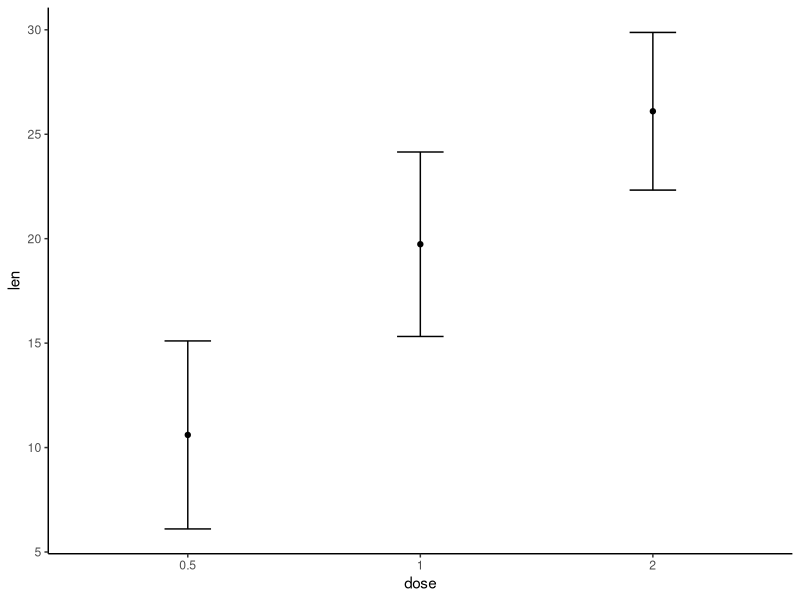
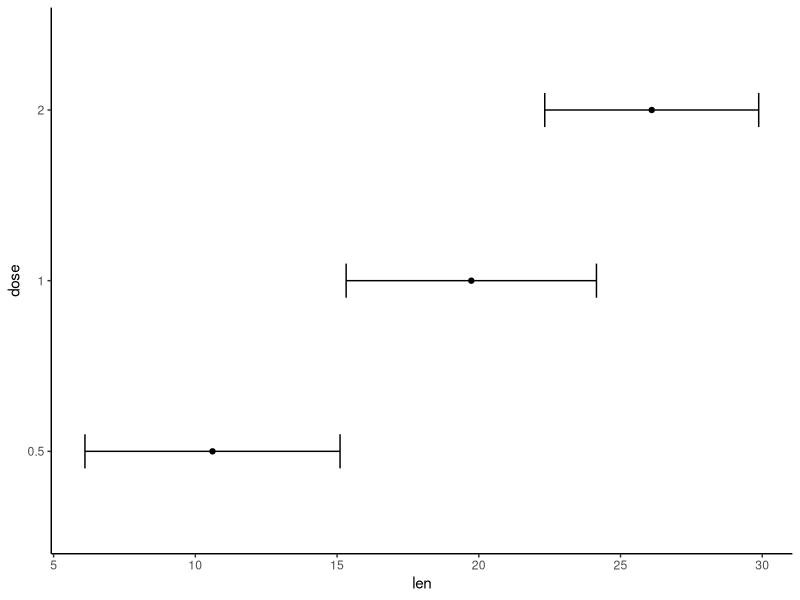
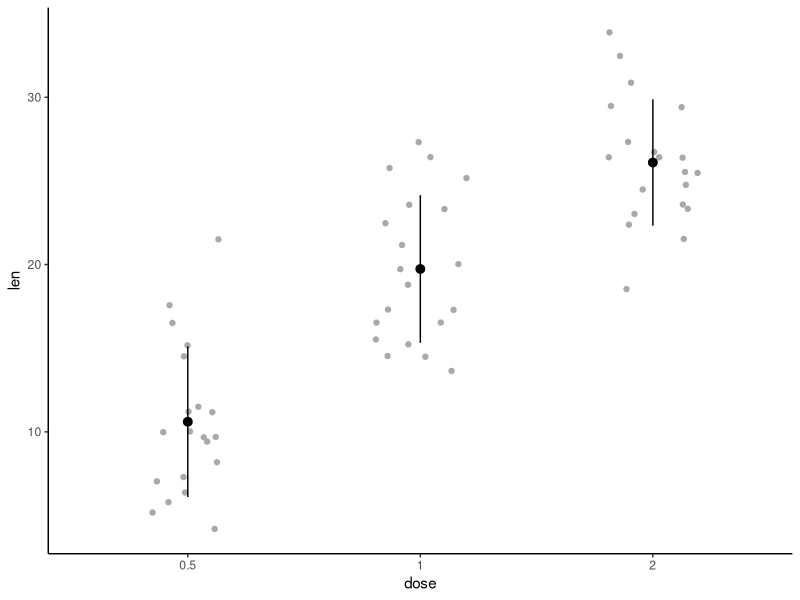
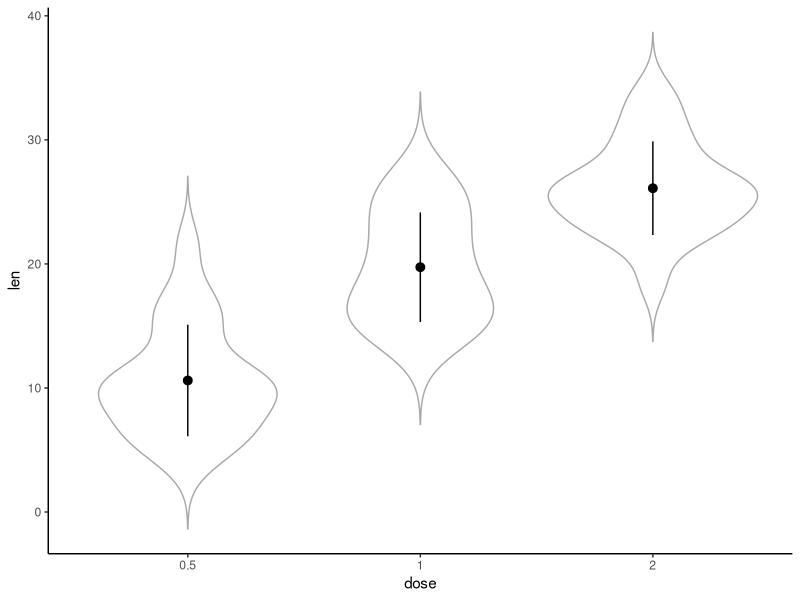

Write R code to recreate these figures, in order.
##Hello World

## Author: https://www.datanovia.com/
## Notes: Kate Rovinski
## Title: DATA VISUALIZATION USING GGPLOT2
## Date: April 2020

# R script below follows the tutorial on how to assign error bars in GGplot

# Error Bars are used to visualize the variability of the plotted data. 
# Error Bars can be applied to graphs such as, 
#                                           Dot Plots, 
#                                           Barplots, or 
#                                           Line Graphs 
#                             to provide an additional layer of detail on the presented data.

#Generally, Error bars are used to show either the standard deviation, 
#                             standard error, confidence intervals or interquartile range.

# The length of an Error Bar helps reveal the uncertainty of a data point: 
#                             a short Error Bar shows that values are concentrated, 
#                             signalling that the plotted average value is more likely, 
#                             while a long Error Bar would indicate that the values 
#                                            are more spread out and less reliable.



#*********************************
##Libraries
#*********************************
library(ggplot2)
library(ggplot2)
theme_set(
  theme_classic() +
    theme(legend.position = "top")
)
library(dplyr)

#*********************************
## 1.) bringing in the data & checking dimensions
#*********************************

df <- ToothGrowth

dim(ToothGrowth)
# Expected Results
# > dim(ToothGrowth)
# [1] 60  3

df$dose <- as.factor(df$dose)
head(df,3)

#*********************************
## 2.) Summary Statistics
#*********************************
# Direction: Compute summary statistics for the variable len 
#            organized into groups by the variable dose:

# - - - - - - - - - - - - - - - - - - - - - - - - - | 
#   Group by                                        |
#   Group by one or more variables - Description    |
#                                                   |
# Most data operations are done on groups defined by|
# variables. group_by() takes an existing tbl and   |
# converts it into a grouped tbl where operations   |
# are performed "by group".                         |
# ungroup() removes grouping                        |
# - - - - - - - - - - - - - - - - - - - - - - - - - |


# - - - - - - - - - - - - - - - - - - - - - - - - - | 
#   Summarise                                       |
#   summarise {dplyr}                               |
#   Reduce multiple values down to a single value   |
#                                                   |
#   Description                                     |
#                                                   |
# Create one or more scalar variables summarizing   |
# the variables of an existing tbl. Tbls with       |
# groups created by group_by() will result in one   |
# row in the output for each group. Tbls with no    |
# groups will result in one row.                    |
#                                                   |
# - - - - - - - - - - - - - - - - - - - - - - - - - |

df.summary <- df %>%
  group_by(dose) %>%
  summarise(
    sd = sd(len, na.rm = TRUE),
    len = mean(len)
  )
df.summary

# Results
# A tibble: 3 x 3
#   dose     sd   len
#   <fct> <dbl> <dbl>
#[1] 0.5    4.50  10.6
#[2] 1      4.42  19.7
#[3] 2      3.77  26.1


#*********************************
## 3.) Key R functions
#*********************************

# Key R functions and error plot types
# Key functions to create error plots using the summary statistics data:

#geom_crossbar() for hollow bar with middle indicated by horizontal line
#geom_errorbar() for error bars
#geom_errorbarh() for horizontal error bars
#geom_linerange() for drawing an interval represented by a vertical line
#geom_pointrange() for creating an interval represented by a vertical line, with a point in the middle.



#*********************************
## 4.) Initializing the ggplot
#*********************************
# Direction 1:
# Start by initializing ggplot with the summary statistics data:
# Direction 2:   
# Specify x and y as usually
# Direction 3:
#     Specify ymin = len-sd 
# Direction 4:
#     ymax = len+sd to add lower and upper error bars
# Notes
#     If you want only to add upper error bars but not the lower ones, 
#     use ymin = len (instead of len-sd) and ymax = len+sd.


# Initialize ggplot with data
f <- ggplot(
  df.summary, 
  aes(x = dose, y = len, ymin = len-sd, ymax = len+sd)
)

f+ geom_errorbar(width = 0.2) +
  geom_point(size = 1.5)



# Horizontal error bars with mean points
# Change the color by groups
ggplot(df.summary, aes(x = len, y = dose, xmin = len-sd, xmax = len+sd)) +
  geom_point() +
  geom_errorbarh(height=.2)


# Combine with jitter points
ggplot(df, aes(dose, len)) +
  geom_jitter(position = position_jitter(0.2), color = "darkgray") + 
  geom_pointrange(aes(ymin = len-sd, ymax = len+sd),data = df.summary)

# Combine with violin plots
ggplot(df, aes(dose, len)) +
  geom_violin(color = "darkgray", trim = FALSE) + 
  geom_pointrange(aes(ymin = len-sd, ymax = len+sd), data = df.summary)